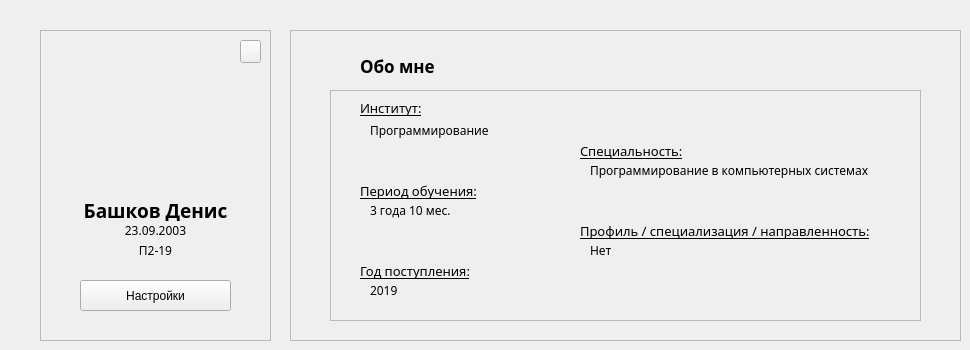
    <widget class="QWidget" name="profile_page">
     <widget class="QFrame" name="main_information">
      <property name="geometry">
       <rect>
        <x>40</x>
        <y>30</y>
        <width>231</width>
        <height>311</height>
       </rect>
      </property>
      <property name="frameShape">
       <enum>QFrame::StyledPanel</enum>
      </property>
      <property name="frameShadow">
       <enum>QFrame::Raised</enum>
      </property>
      <widget class="QLabel" name="image">
       <property name="geometry">
        <rect>
         <x>50</x>
         <y>30</y>
         <width>130</width>
         <height>130</height>
        </rect>
       </property>
       <property name="text">
        <string/>
       </property>
      </widget>
      <widget class="QLabel" name="name">
       <property name="geometry">
        <rect>
         <x>0</x>
         <y>170</y>
         <width>231</width>
         <height>21</height>
        </rect>
       </property>
       <property name="font">
        <font>
         <family>Montserrat SemiBold</family>
         <pointsize>14</pointsize>
         <weight>75</weight>
         <bold>true</bold>
        </font>
       </property>
       <property name="text">
        <string>Башков Денис</string>
       </property>
       <property name="alignment">
        <set>Qt::AlignCenter</set>
       </property>
      </widget>
      <widget class="QLabel" name="group">
       <property name="geometry">
        <rect>
         <x>0</x>
         <y>210</y>
         <width>231</width>
         <height>20</height>
        </rect>
       </property>
       <property name="font">
        <font>
         <family>Montserrat Medium</family>
         <pointsize>9</pointsize>
        </font>
       </property>
       <property name="text">
        <string>П2-19</string>
       </property>
       <property name="alignment">
        <set>Qt::AlignCenter</set>
       </property>
      </widget>
      <widget class="QLabel" name="date">
       <property name="geometry">
        <rect>
         <x>0</x>
         <y>190</y>
         <width>231</width>
         <height>21</height>
        </rect>
       </property>
       <property name="font">
        <font>
         <family>Montserrat Medium</family>
         <pointsize>9</pointsize>
        </font>
       </property>
       <property name="text">
        <string>23.09.2003</string>
       </property>
       <property name="alignment">
        <set>Qt::AlignCenter</set>
       </property>
      </widget>
      <widget class="QPushButton" name="settings">
       <property name="geometry">
        <rect>
         <x>40</x>
         <y>250</y>
         <width>151</width>
         <height>31</height>
        </rect>
       </property>
       <property name="cursor">
        <cursorShape>PointingHandCursor</cursorShape>
       </property>
       <property name="text">
        <string>Настройки</string>
       </property>
      </widget>
      <widget class="QPushButton" name="image_change">
       <property name="geometry">
        <rect>
         <x>200</x>
         <y>10</y>
         <width>21</width>
         <height>23</height>
        </rect>
       </property>
       <property name="cursor">
        <cursorShape>PointingHandCursor</cursorShape>
       </property>
       <property name="text">
        <string/>
       </property>
      </widget>
      <widget class="QLabel" name="image_icon">
       <property name="geometry">
        <rect>
         <x>200</x>
         <y>10</y>
         <width>23</width>
         <height>21</height>
        </rect>
       </property>
       <property name="text">
        <string/>
       </property>
       <property name="pixmap">
        <pixmap>../icons/change_image.png</pixmap>
       </property>
       <property name="scaledContents">
        <bool>true</bool>
       </property>
       <property name="alignment">
        <set>Qt::AlignCenter</set>
       </property>
      </widget>
      <zorder>image</zorder>
      <zorder>name</zorder>
      <zorder>group</zorder>
      <zorder>date</zorder>
      <zorder>settings</zorder>
      <zorder>image_icon</zorder>
      <zorder>image_change</zorder>
     </widget>
     <widget class="QFrame" name="about_me_main">
      <property name="geometry">
       <rect>
        <x>290</x>
        <y>30</y>
        <width>671</width>
        <height>311</height>
       </rect>
      </property>
      <property name="frameShape">
       <enum>QFrame::StyledPanel</enum>
      </property>
      <property name="frameShadow">
       <enum>QFrame::Raised</enum>
      </property>
      <widget class="QFrame" name="about_me_secondary">
       <property name="geometry">
        <rect>
         <x>40</x>
         <y>60</y>
         <width>591</width>
         <height>231</height>
        </rect>
       </property>
       <property name="frameShape">
        <enum>QFrame::StyledPanel</enum>
       </property>
       <property name="frameShadow">
        <enum>QFrame::Raised</enum>
       </property>
       <widget class="QLabel" name="institute_title">
        <property name="geometry">
         <rect>
          <x>30</x>
          <y>10</y>
          <width>71</width>
          <height>16</height>
         </rect>
        </property>
        <property name="font">
         <font>
          <family>Montserrat Medium</family>
          <pointsize>10</pointsize>
          <underline>true</underline>
         </font>
        </property>
        <property name="styleSheet">
         <string notr="true"/>
        </property>
        <property name="text">
         <string>Институт:</string>
        </property>
       </widget>
       <widget class="QLabel" name="institute_about">
        <property name="geometry">
         <rect>
          <x>40</x>
          <y>30</y>
          <width>121</width>
          <height>20</height>
         </rect>
        </property>
        <property name="font">
         <font>
          <family>Montserrat Medium</family>
          <underline>false</underline>
         </font>
        </property>
        <property name="styleSheet">
         <string notr="true"/>
        </property>
        <property name="text">
         <string>Программирование</string>
        </property>
       </widget>
       <widget class="QLabel" name="specialization_title">
        <property name="geometry">
         <rect>
          <x>250</x>
          <y>50</y>
          <width>111</width>
          <height>21</height>
         </rect>
        </property>
        <property name="font">
         <font>
          <family>Montserrat Medium</family>
          <pointsize>10</pointsize>
          <underline>true</underline>
         </font>
        </property>
        <property name="styleSheet">
         <string notr="true"/>
        </property>
        <property name="text">
         <string>Специальность:</string>
        </property>
       </widget>
       <widget class="QLabel" name="specialization_about">
        <property name="geometry">
         <rect>
          <x>260</x>
          <y>70</y>
          <width>281</width>
          <height>21</height>
         </rect>
        </property>
        <property name="font">
         <font>
          <family>Montserrat Medium</family>
         </font>
        </property>
        <property name="styleSheet">
         <string notr="true"/>
        </property>
        <property name="text">
         <string>Программирование в компьютерных системах</string>
        </property>
       </widget>
       <widget class="QLabel" name="profile_title">
        <property name="geometry">
         <rect>
          <x>250</x>
          <y>130</y>
          <width>311</width>
          <height>21</height>
         </rect>
        </property>
        <property name="font">
         <font>
          <family>Montserrat Medium</family>
          <pointsize>10</pointsize>
          <underline>true</underline>
         </font>
        </property>
        <property name="styleSheet">
         <string notr="true"/>
        </property>
        <property name="text">
         <string>Профиль / специализация / направленность:</string>
        </property>
       </widget>
       <widget class="QLabel" name="profile_about">
        <property name="geometry">
         <rect>
          <x>260</x>
          <y>150</y>
          <width>21</width>
          <height>21</height>
         </rect>
        </property>
        <property name="font">
         <font>
          <family>Montserrat Medium</family>
         </font>
        </property>
        <property name="styleSheet">
         <string notr="true"/>
        </property>
        <property name="text">
         <string>Нет</string>
        </property>
       </widget>
       <widget class="QLabel" name="training_title">
        <property name="geometry">
         <rect>
          <x>30</x>
          <y>90</y>
          <width>131</width>
          <height>21</height>
         </rect>
        </property>
        <property name="font">
         <font>
          <family>Montserrat Medium</family>
          <pointsize>10</pointsize>
          <underline>true</underline>
         </font>
        </property>
        <property name="styleSheet">
         <string notr="true"/>
        </property>
        <property name="text">
         <string>Период обучения:</string>
        </property>
       </widget>
       <widget class="QLabel" name="training_about">
        <property name="geometry">
         <rect>
          <x>40</x>
          <y>110</y>
          <width>81</width>
          <height>21</height>
         </rect>
        </property>
        <property name="font">
         <font>
          <family>Montserrat Medium</family>
         </font>
        </property>
        <property name="styleSheet">
         <string notr="true"/>
        </property>
        <property name="text">
         <string>3 года 10 мес.</string>
        </property>
       </widget>
       <widget class="QLabel" name="year_title">
        <property name="geometry">
         <rect>
          <x>30</x>
          <y>170</y>
          <width>121</width>
          <height>21</height>
         </rect>
        </property>
        <property name="font">
         <font>
          <family>Montserrat Medium</family>
          <pointsize>10</pointsize>
          <underline>true</underline>
         </font>
        </property>
        <property name="styleSheet">
         <string notr="true"/>
        </property>
        <property name="text">
         <string>Год поступления:</string>
        </property>
       </widget>
       <widget class="QLabel" name="year_about">
        <property name="geometry">
         <rect>
          <x>40</x>
          <y>190</y>
          <width>31</width>
          <height>21</height>
         </rect>
        </property>
        <property name="font">
         <font>
          <family>Montserrat Medium</family>
         </font>
        </property>
        <property name="styleSheet">
         <string notr="true"/>
        </property>
        <property name="text">
         <string>2019</string>
        </property>
       </widget>
      </widget>
      <widget class="QLabel" name="title">
       <property name="geometry">
        <rect>
         <x>70</x>
         <y>20</y>
         <width>191</width>
         <height>31</height>
        </rect>
       </property>
       <property name="font">
        <font>
         <family>Montserrat SemiBold</family>
         <pointsize>13</pointsize>
         <weight>75</weight>
         <bold>true</bold>
        </font>
       </property>
       <property name="text">
        <string>Обо мне</string>
       </property>
      </widget>
     </widget>
    </widget>
